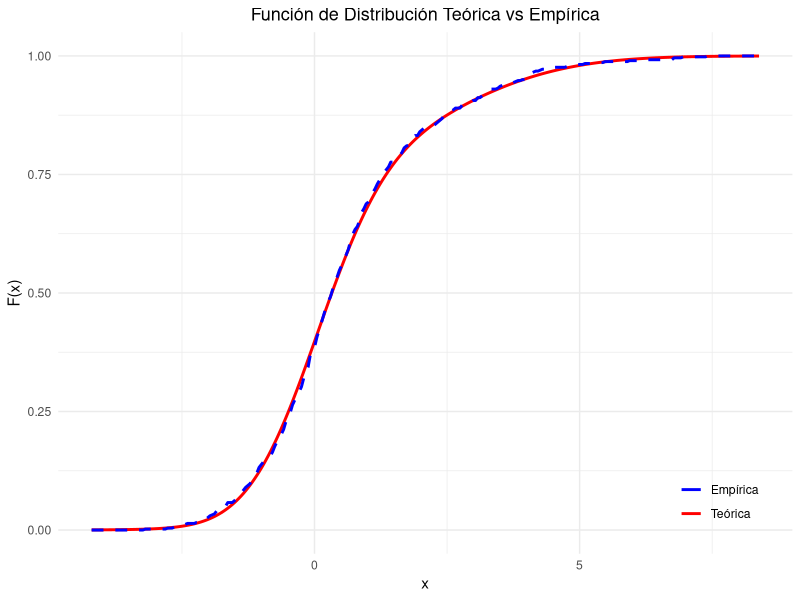
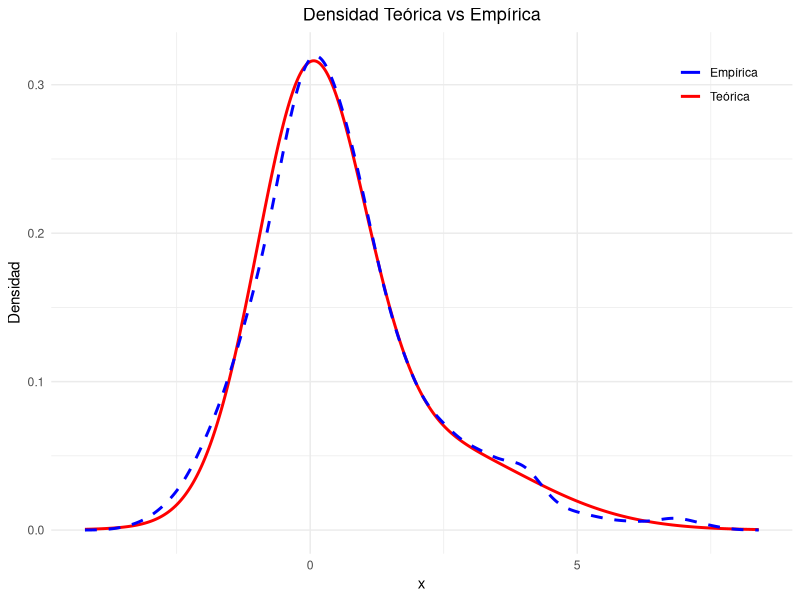
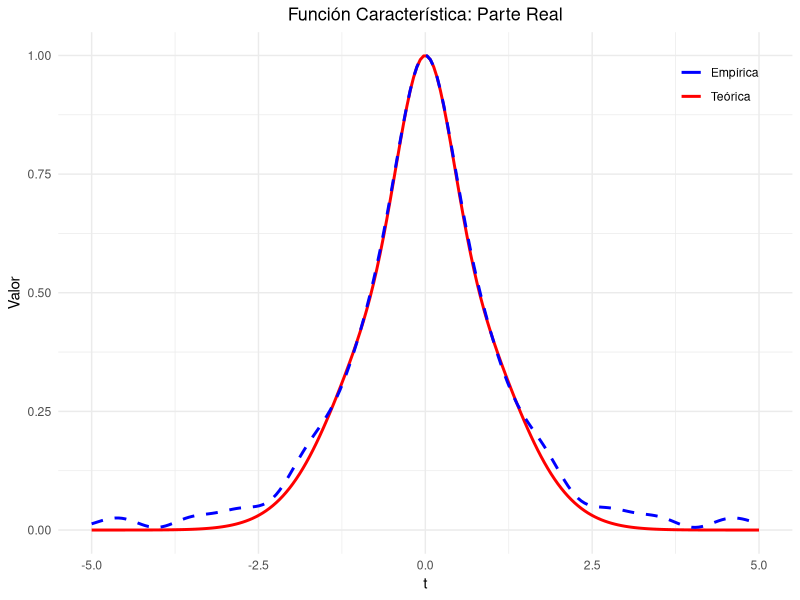
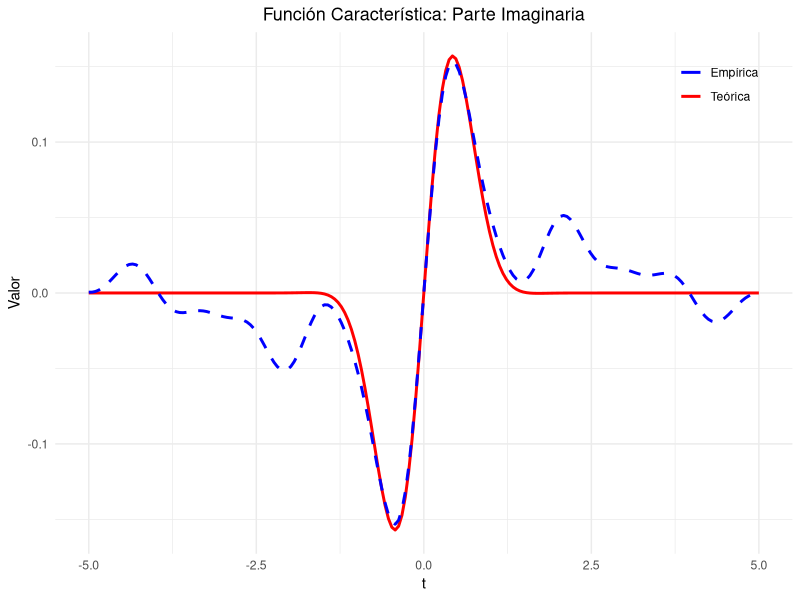
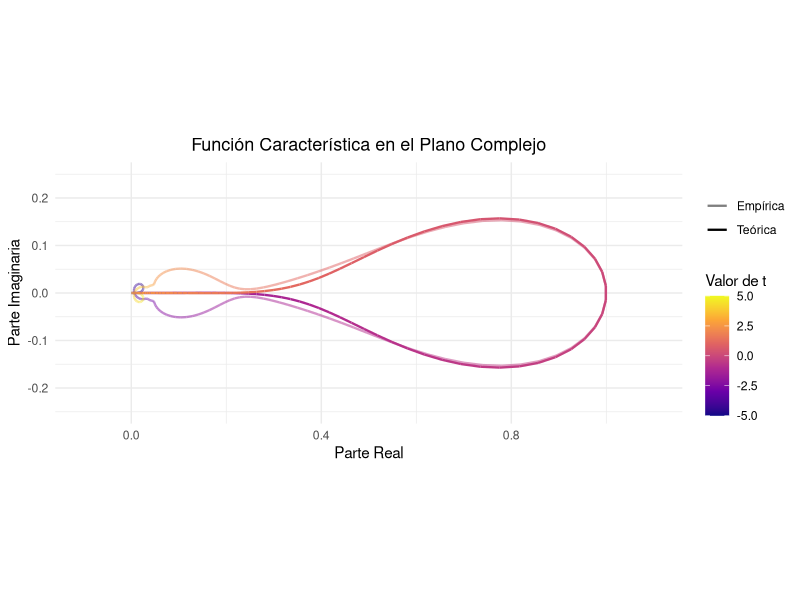

Here is the R script that generated these plots, in order: (Note: this script raises an error after producing the figures.)
## ---- chunk 1
library(tidyverse)
library(viridisLite)
library(parallel)

set.seed(123)
## ---- chunk 2
n <- 500 #tamano de la muestra
t_vals <- seq(-5, 5, length.out = 200) #valores de t para la FC

# Función característica empírica - FCE
phi_empirica <- function(t, x) {
  sapply(t, function(ti) {
    mean(exp(1i * ti * x))
  })
}

## ---- chunk 3
#Crear dataframe para los plots

crear_df <- function(t_vals, muestra){
# Calcular valores
phi_teo_vals <- phi_teorica(t_vals) 
phi_emp_vals <- phi_empirica(t_vals, muestra)

# Crear df en formato largo 
df_complex <- data.frame(
  t = rep(t_vals, 2),
  Re = c(Re(phi_teo_vals), Re(phi_emp_vals)),
  Im = c(Im(phi_teo_vals), Im(phi_emp_vals)),
  Tipo = factor(rep(c("Teórica", "Empírica"), each = length(t_vals)))
)

return(df_complex)
}
## ---- chunk 4
# Mezcla: 0.7 * N(0,1) + 0.3 * N(2,4)
componentes <- sample(c(1, 2), size = n, replace = TRUE, prob = c(0.7, 0.3))

# Generar muestras // sd = sqrt(4)
muestra <- numeric(n)
muestra[componentes == 1] <- rnorm(sum(componentes == 1), mean = 0, sd = 1)
muestra[componentes == 2] <- rnorm(sum(componentes == 2), mean = 2, sd = 2)


# Función característica teórica de la mezcla
phi_teorica <- function(t) {
  phi1 <- function(t) exp(-0.5 * t^2)                   # N(0,1)
  phi2 <- function(t) exp(1i * 2 * t - 0.5 * 4 * t^2)   # N(2,4)
  0.7 * phi1(t) + 0.3 * phi2(t)
} 

## ---- chunk 5
# Función de distribución teórica (CDF)
cdf <- function(x) {
  0.7 * pnorm(x, mean = 0, sd = 1) + 0.3 * pnorm(x, mean = 2, sd = 2)
} 

# Función de distribución empírica (ECDF)
ecdf_emp <- ecdf(muestra)

#Valores de x (evaluar las funciones)
x_vals <- seq(min(muestra) - 1, max(muestra) + 1, length.out = 300)

y_teo <- cdf(x_vals)
y_emp <- ecdf_emp(x_vals)

plot_base <- ggplot() +  
  scale_color_manual(values = c("Teórica" = "red", "Empírica" = "blue")) +
  scale_linetype_manual(values = c("Teórica" = "solid", "Empírica" = "dashed")) +
  theme_minimal() + guides(linetype = "none") + 
  theme(plot.title = element_text(hjust = 0.5, size = 13),legend.title = element_blank())

plot_base + 
  geom_line(aes(x = x_vals, y = y_teo,
                color = "Teórica", linetype = "Teórica"), size = 1) +
  geom_line(aes(x = x_vals, y = y_emp,
                color = "Empírica", linetype = "Empírica"), size = 1) +  
  labs(title = "Función de Distribución Teórica vs Empírica", x = "x", 
       y = "F(x)", color = "Función") +
  theme(legend.position = c(0.9, 0.1))


## ---- chunk 6

# Densidad teórica de la mezcla
densidad_teorica <- function(x) {
  0.7 * dnorm(x, mean = 0, sd = 1) + 0.3 * dnorm(x, mean = 2, sd = 2)
}

# Densidad estimada con density()
densidad_estimada <- density(muestra)

x_vals <- densidad_estimada$x

plot_base + 
  geom_line(aes(x = x_vals, y = densidad_teorica(x_vals),
                color = "Teórica", linetype = "Teórica"), size = 1) +
  geom_line(aes(x = x_vals, y = densidad_estimada$y,
                color = "Empírica", linetype = "Empírica"), size = 1) +  
  labs(title = "Densidad Teórica vs Empírica", x = "x", y = "Densidad", 
       color = "Función") +
  theme(legend.position = c(0.9, 0.9))
  
## ---- chunk 7
data_mezcla <- crear_df(t_vals, muestra) 
## ---- chunk 8
#Plots .data[[y]]

crear_plot <- function(df, y, titulo, color1, color2) {
  
  y_teo <- df[df$Tipo == "Teórica", y]
  y_emp <- df[df$Tipo == "Empírica", y]
  t <- df[df$Tipo == "Empírica", "t"]

  ggplot() +
   geom_line(aes(x = t, y = y_teo,
                color = "Teórica", linetype = "Teórica"), size = 1) +
   geom_line(aes(x = t, y = y_emp,
                color = "Empírica", linetype = "Empírica"), size = 1) +
    labs(title = titulo, x = "t", y = "Valor") +
    scale_linetype_manual(values = c("Teórica" = "solid", "Empírica" = "dashed")) +
    scale_color_manual(values = c("Teórica" = color1, "Empírica" = color2)) +
  theme_minimal() + guides(linetype = "none") +
  theme(legend.title = element_blank(), legend.position = c(0.9, 0.9), 
        plot.title = element_text(hjust = 0.5, size = 13))
}
## ---- chunk 9

crear_plot(data_mezcla, "Re","Función Característica: Parte Real", "red", "blue")

## ---- chunk 10
crear_plot(data_mezcla, "Im", "Función Característica: Parte Imaginaria", "red", "blue")

## ---- chunk 11

crear_plot_complex_t <- function(df, titulo) {
  ggplot(df, aes(x = Re, y = Im, color = t, alpha = Tipo)) +
  geom_path(size = 0.8) +
  scale_color_viridis_c(option = "plasma") +
  scale_alpha_manual(values = c("Teórica" = 1, "Empírica" = 0.5)) +
  labs(title = titulo, x = "Parte Real", y = "Parte Imaginaria",
       color = "Valor de t", alpha = "") +
  coord_fixed() +  
  theme_minimal() +
  theme(plot.title = element_text(hjust = 0.5, size = 13))
}

crear_plot_complex_t(data_mezcla,"Función Característica en el Plano Complejo") +
  xlim(-0.1, 1.1) +
  ylim(-0.25, 0.25) 
  #xlim(-0.05, 1.05) +
  #ylim(-0.2, 0.2) 

## ---- chunk 12

simumezcla<-function(p,n=200){ 
  n1<-rbinom(1,n,1-p)
  n2<- n-n1
  c(rnorm(n1),rnorm(n2,2,3))
}
## ---- chunk 13
#Bcantidad de replicas para estimar las probabilidades bajo H_0 cierta mediante boostrap.
#Tmax es el valor maximo de la grilla donde se calcula el estadistico
#grid_len cantidad de puntos de la grilla
#pvalor es la funcion que me devuelve el pavalor de la muestra x

pvalor <- function(x, B = 1599,
                   T_max = 2, grid_len = 200,seed = 123) {
  
  n<- length(x)
  # Rejilla de t donde evaluar la FCE (simetrica alrededor de 0)
  tgrid <- seq(-T_max, T_max, length.out = grid_len)
  
  # Parte imaginaria de la FCE y estadistico KS sobre t
  Im_phi <- sapply(tgrid, function(t) mean(sin(t * x)))
  T_obs  <- max(abs(Im_phi))  # KS sobre la curva imaginaria (vs 0)
  
  # Bootstrap por signos (invariante bajo H0)
  set.seed(seed)
  T_boot <- numeric(B)
  for (b in 1:B) {
    eps <- sample(c(-1, 1), size = n, replace = TRUE)
    xb  <- eps * x
    Im_phi_b <- sapply(tgrid, function(t) mean(sin(t * xb)))
    T_boot[b] <- max(abs(Im_phi_b))
  }
  
  # p-valor 
  pval <-  sum(T_boot >= T_obs) / B 
  
  return(pval)
}
## ---- chunk 14
alfa=0.05
#OJO CON P!!!!

potencia<-function(p,alfa=0.05,NN=500){
pval<-c() ##logical(NN)
for(ii in 1:NN){
  #print(ii) por que hacer print?
  pval[ii]<- pvalor(simumezcla(p)) < alfa }
  mean(pval)
}
## ---- chunk 15
potencia_parallel <- function(p, alfa = 0.05, NN = 1000) {
  cores <- detectCores() - 1
  cl <- makeCluster(cores)
  
  # Exportar funciones y variables al cluster
  clusterExport(cl, varlist = c("pvalor", "simumezcla", "p", "alfa"), envir = .GlobalEnv)
  
  res <- parLapply(cl, 1:NN, function(ii) {
    pvalor(simumezcla(p)) < alfa
  })
  
  stopCluster(cl)
  mean(unlist(res))
}
## ---- chunk 16
grilla <- seq(0, 1, 0.1)
PP <- sapply(grilla, potencia_parallel)
plot(grilla, PP, type = "l")
abline(h = 0.05, col = "red", lty = 2) #nivel de sig
## ---- chunk 17
crear_plot_complex <- function(df, titulo){
   ggplot(df, aes(x = Re, y = Im, color = Tipo, linetype = Tipo)) +
  geom_path(size = 0.8) +
  labs(title = titulo, x = "Parte Real", y = "Parte Imaginaria") +
  coord_fixed() +  
  theme_minimal() +
  scale_linetype_manual(values = c("Teórica" = "solid", "Empírica" = "dashed")) +
  theme(legend.title = element_blank())
}
## ---- chunk 18
###### EXPONENCIAL ######
# Parámetro
lambda <- 1

# Generar muestra
muestra <- rexp(n, rate = lambda)

# Función característica teórica
phi_teorica <- function(t) {
  lambda / (lambda - 1i * t)
}

data_exp <- crear_df(t_vals, muestra)
#Parte real
data_exp |> crear_plot(y = "Re", 
            "Función Característica (Exponencial): Parte Real", "blue", "red") 
#Parte Im
data_exp |> crear_plot(y = "Im", 
        "Función Característica (Exponencial): Parte Imaginaria", "blue", "red") 
    
data_exp |> crear_plot_complex("Función Característica (Exponencial) en el Plano Complejo") + xlim(-0.1, 1.1) + ylim(-0.6, 0.6) 
## ---- chunk 19
###### POISSON ######

# Generar muestra de Poisson
lambda <- 1
muestra <- rpois(n, lambda)

# Función característica teórica de Poisson
phi_teorica <- function(t) {
  exp(lambda * (exp(1i * t) - 1))
}

data_poi <- crear_df(t_vals, muestra)
#Parte real
data_poi |> crear_plot(y = "Re", 
         "Función Característica  (Poisson): Parte Real", "green", "darkorange") 
#Parte Im
data_poi |> crear_plot(y = "Im", 
    "Función Característica  (Poisson): Parte Imaginaria","green", "darkorange") 

data_poi |> crear_plot_complex("Función Característica (Poisson) en el Plano Complejo") + xlim(0, 1.1) + ylim(-0.6, 0.6)
## ---- chunk 20
###### NORMAL ######

# Parámetros
mu <- 0
sigma <- 1

# Generar muestra normal
muestra <- rnorm(n, mean = mu, sd = sigma)

# Función característica teórica de la normal
phi_teorica <- function(t) {
  exp(1i * mu * t - 0.5 * sigma^2 * t^2)
}

data_norm <- crear_df(t_vals, muestra)

data_norm |> crear_plot(y = "Re", 
         "Función Característica (Exponencial): Parte Real", "darkgreen", "brown") 
#Parte Im
data_norm |> crear_plot(y = "Im", 
    "Función Característica (Exponencial): Parte Imaginaria", "darkgreen", "brown") 
data_norm |> crear_plot_complex("Función Característica (Exponencial) en el Plano Complejo") + xlim(-0.1, 1.1) + ylim(-0.2, 0.2)

## ---- chunk 21
###### MEZCLA DE NORMALES ######

# Mezcla: 0.7 * N(0,1) + 0.3 * N(2,4)
componentes <- sample(c(1, 2), size = n, replace = TRUE, prob = c(0.7, 0.3))

# Generar muestras
muestra <- numeric(n)
muestra[componentes == 1] <- rnorm(sum(componentes == 1), mean = 0, sd = 1)
muestra[componentes == 2] <- rnorm(sum(componentes == 2), mean = 2, sd = 2)  # sd = sqrt(4)

# Función característica teórica de la mezcla TEOREMA
phi_teorica <- function(t) {
  phi1 <- function(t) exp(-0.5 * t^2)                   # N(0,1)
  phi2 <- function(t) exp(1i * 2 * t - 0.5 * 4 * t^2)   # N(2,4)
  0.7 * phi1(t) + 0.3 * phi2(t)
}

data_mezcla_norm <- crear_df(t_vals, muestra)

data_mezcla_norm |> crear_plot(y = "Re", 
         "Función Característica (Exponencial): Parte Real", "blue", "orange") 
#Parte Im
data_mezcla_norm |> crear_plot(y = "Im", 
    "Función Característica (Exponencial): Parte Imaginaria", "blue", "orange") 
data_mezcla_norm |> crear_plot_complex("Función Característica (Exponencial) en el Plano Complejo") + xlim(-0.1, 1.1) + ylim(-0.2, 0.2)
